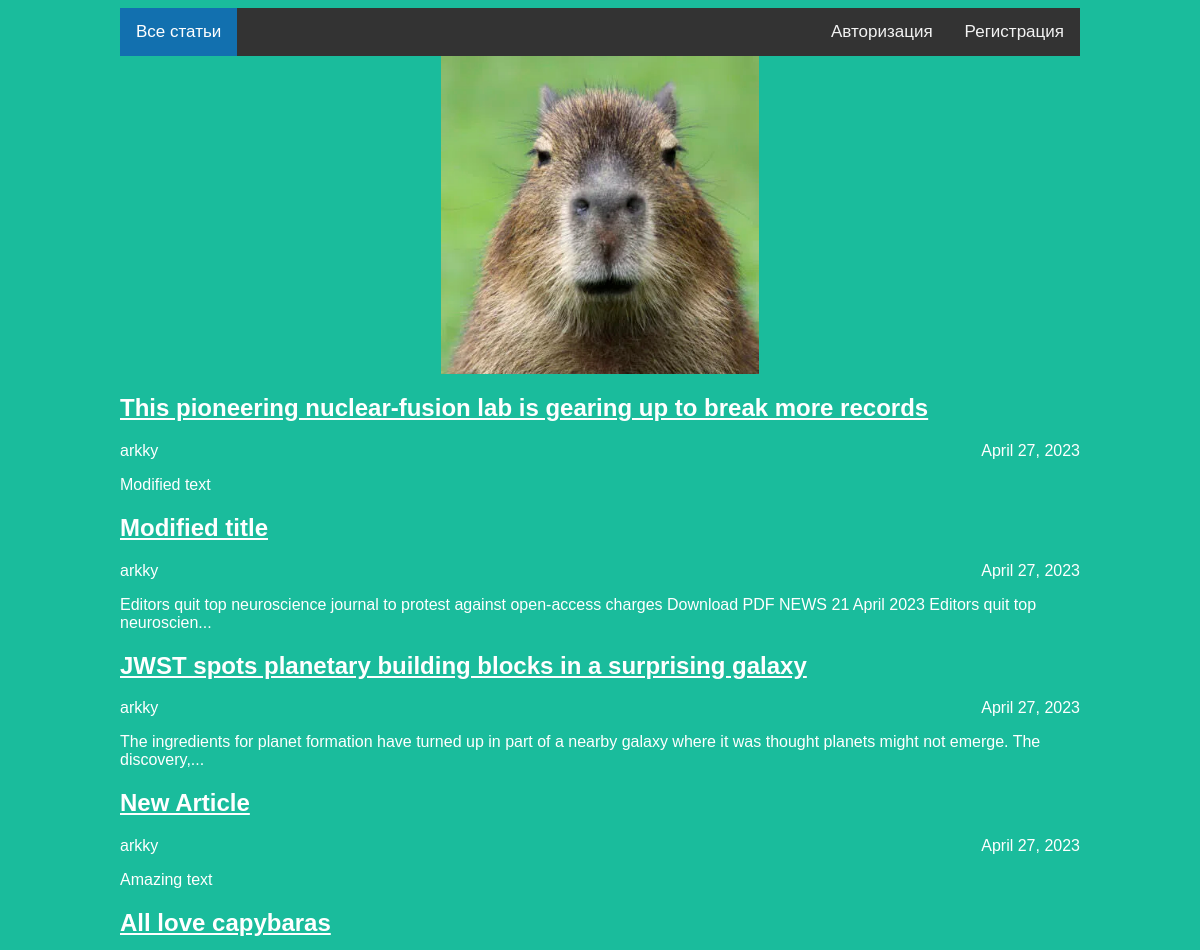
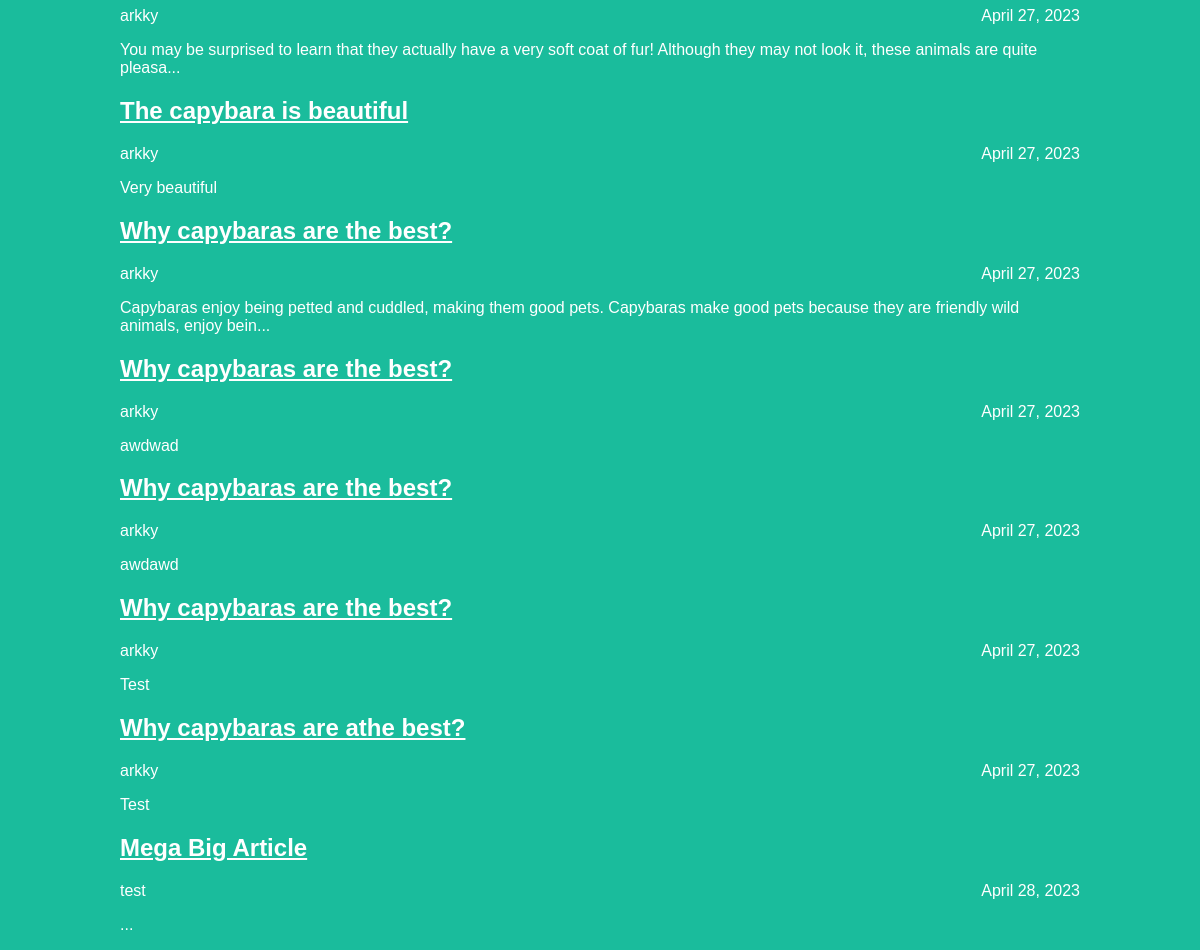
The page / on the database its author committed (2 pictures, top to bottom).
### articles/models.py (models this page shows, shortened)
class Article(models.Model):
    title = models.CharField(max_length=200)
    author = models.ForeignKey(User, on_delete=models.CASCADE)
    text = models.TextField()
    created_date = models.DateField(auto_now_add=True)
    def get_excerpt(self):
        return self.text[:140] + "..." if len(self.text) > 140 else self.text

### articles/views.py (the view)
# urls.py: path('', views.archive, name='archive'),
def archive(request: HttpRequest):
    return render(request, 'archive.html', {"posts": Article.objects.all(), 'request': request})

### articles/templates/archive.html (shortened to what this page needs)
<!DOCTYPE html>
<html>
    <head>
        <link rel="stylesheet" href="{{ STATIC_URL }}/static/article.css">
    </head>
    <body class="archive">
        <div class="topnav">
            <div class="left-topnav">
                <a class="active" href="/">Все статьи</a>
            </div>
            <div class="right-topnav">
                {% if request.user.is_authenticated %}
                    <a href="/article/new">Создать статью</a>
                    <a href="/logout">Выйти из аккаунта</a>
                {% else %}
                    <a href="/login">Авторизация</a>
                    <a href="/register">Регистрация</a>
                {% endif %}
            </div>
        </div>
        <div class="header">
            <img src="{{ STATIC_URL }}/static/capybara.webp" alt="Клуб любителей статейных капибар" class="archive-image">
        </div>
        <div>
            {% for post in posts %}
                <div class="one-post">
                    <h2 class="post-title"><a href="/article/{{ post.id }}">{{ post.title }}</a></h2>
                    <div class="article-info">
                        <div class="article-author">
                            {{ post.author.username }}
                        </div>
                        <div class="article-created-date">
                            {{ post.created_date }}
                        </div>
                    </div>
                    <p class="article-text">{{ post.get_excerpt }}</p>
                </div>
            {% endfor %}
        </div>
    </body>
</html>

### articles/static/article.css (style rules this page uses)
body { background: #1abc9c; font-family: Tahoma, Arial, sans-serif; color: #ffffff; }
.header { display: flex; align-items: center; }
.archive-image { display: block; margin: auto; }
.header img { width: 318px; margin-right: auto; }
.archive { width: 960px; margin-left: auto; margin-right: auto; }
.post-title a { color: #ffffff; }
.article-author { width: 50%; float: left; }
.article-created-date { text-align: right; }
.topnav { background-color: #333; overflow: hidden; display: flex; flex-direction: row; justify-content:space-around; }
.topnav a { float: left; color: #f2f2f2; text-align: center; padding: 14px 16px; text-decoration: none; font-size: 17px; }
.topnav a.active { background-color: #1270af; color: white; }
.left-topnav { margin-right: auto; }

### rows shown on the page
Article: title "This pioneering nuclear-fusion lab is gearing up to break more records", author.username "arkky", created_date "April 27, 2023", get_excerpt "Modified text"
Article: title "Modified title", author.username "arkky", created_date "April 27, 2023", get_excerpt "Editors quit top neuroscience journal to protest against open-access charges Download PDF NEWS 21 April 2023 Editors quit top neuroscien..."
Article: title "JWST spots planetary building blocks in a surprising galaxy", author.username "arkky", created_date "April 27, 2023", get_excerpt "The ingredients for planet formation have turned up in part of a nearby galaxy where it was thought planets might not emerge. The discovery,..."
Article: title "New Article", author.username "arkky", created_date "April 27, 2023", get_excerpt "Amazing text"
Article: title "All love capybaras", author.username "arkky", created_date "April 27, 2023", get_excerpt "You may be surprised to learn that they actually have a very soft coat of fur! Although they may not look it, these animals are quite pleasa..."
Article: title "The capybara is beautiful", author.username "arkky", created_date "April 27, 2023", get_excerpt "Very beautiful"
Article: title "Why capybaras are the best?", author.username "arkky", created_date "April 27, 2023", get_excerpt "Capybaras enjoy being petted and cuddled, making them good pets. Capybaras make good pets because they are friendly wild animals, enjoy bein..."
Article: title "Why capybaras are the best?", author.username "arkky", created_date "April 27, 2023", get_excerpt "awdwad"
Article: title "Why capybaras are the best?", author.username "arkky", created_date "April 27, 2023", get_excerpt "awdawd"
Article: title "Why capybaras are the best?", author.username "arkky", created_date "April 27, 2023", get_excerpt "Test"
Article: title "Why capybaras are athe best?", author.username "arkky", created_date "April 27, 2023", get_excerpt "Test"
Article: title "Mega Big Article", author.username "test", created_date "April 28, 2023", get_excerpt "..."
